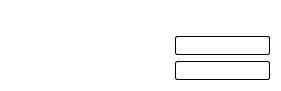
   <widget class="QWidget" name="gridLayoutWidget_2">
    <property name="geometry">
     <rect>
      <x>460</x>
      <y>100</y>
      <width>281</width>
      <height>89</height>
     </rect>
    </property>
    <property name="styleSheet">
     <string>color: rgb(255, 255, 255);
background-color: rgba(255, 255, 255, 0);</string>
    </property>
    <layout class="QGridLayout" name="gridLayout_2">
     <item row="5" column="0">
      <widget class="QLabel" name="label_5">
       <property name="font">
        <font>
         <family>Times New Roman</family>
         <pointsize>12</pointsize>
         <weight>75</weight>
         <italic>true</italic>
         <bold>true</bold>
         <underline>true</underline>
        </font>
       </property>
       <property name="styleSheet">
        <string>color: rgb(255, 255, 255);
background-color: rgba(255, 255, 255, 0);</string>
       </property>
       <property name="text">
        <string>Números Retirados:</string>
       </property>
      </widget>
     </item>
     <item row="1" column="1">
      <widget class="QLabel" name="label_8">
       <property name="font">
        <font>
         <pointsize>12</pointsize>
         <weight>75</weight>
         <bold>true</bold>
        </font>
       </property>
       <property name="cursor">
        <cursorShape>CrossCursor</cursorShape>
       </property>
       <property name="styleSheet">
        <string>color: rgb(255, 255, 255);
background-color: rgba(255, 255, 255, 0);</string>
       </property>
       <property name="text">
        <string>Status</string>
       </property>
       <property name="alignment">
        <set>Qt::AlignCenter</set>
       </property>
      </widget>
     </item>
     <item row="4" column="0">
      <widget class="QLabel" name="label_6">
       <property name="font">
        <font>
         <family>Times New Roman</family>
         <pointsize>12</pointsize>
         <weight>75</weight>
         <italic>true</italic>
         <bold>true</bold>
         <underline>true</underline>
        </font>
       </property>
       <property name="styleSheet">
        <string>color: rgb(255, 255, 255);
background-color: rgba(255, 255, 255, 0);</string>
       </property>
       <property name="text">
        <string>Combinações Possiveis:</string>
       </property>
      </widget>
     </item>
     <item row="5" column="1">
      <widget class="QLabel" name="lb_withdraw">
       <property name="font">
        <font>
         <family>Times New Roman</family>
         <pointsize>11</pointsize>
         <weight>75</weight>
         <bold>true</bold>
        </font>
       </property>
       <property name="styleSheet">
        <string notr="true">color: rgb(0, 0, 0);
background-color: rgb(255, 255, 255);
border: 1px solid rgb(0,0,0);
border-radius: 2px;</string>
       </property>
       <property name="text">
        <string/>
       </property>
       <property name="alignment">
        <set>Qt::AlignCenter</set>
       </property>
      </widget>
     </item>
     <item row="4" column="1">
      <widget class="QLabel" name="lb_comb">
       <property name="font">
        <font>
         <family>Times New Roman</family>
         <pointsize>11</pointsize>
         <weight>75</weight>
         <italic>false</italic>
         <bold>true</bold>
        </font>
       </property>
       <property name="styleSheet">
        <string notr="true">color: rgb(0, 0, 0);
background-color: rgb(255, 255, 255);
border: 1px solid rgb(0,0,0);
border-radius: 2px;</string>
       </property>
       <property name="text">
        <string/>
       </property>
       <property name="alignment">
        <set>Qt::AlignCenter</set>
       </property>
      </widget>
     </item>
    </layout>
   </widget>
